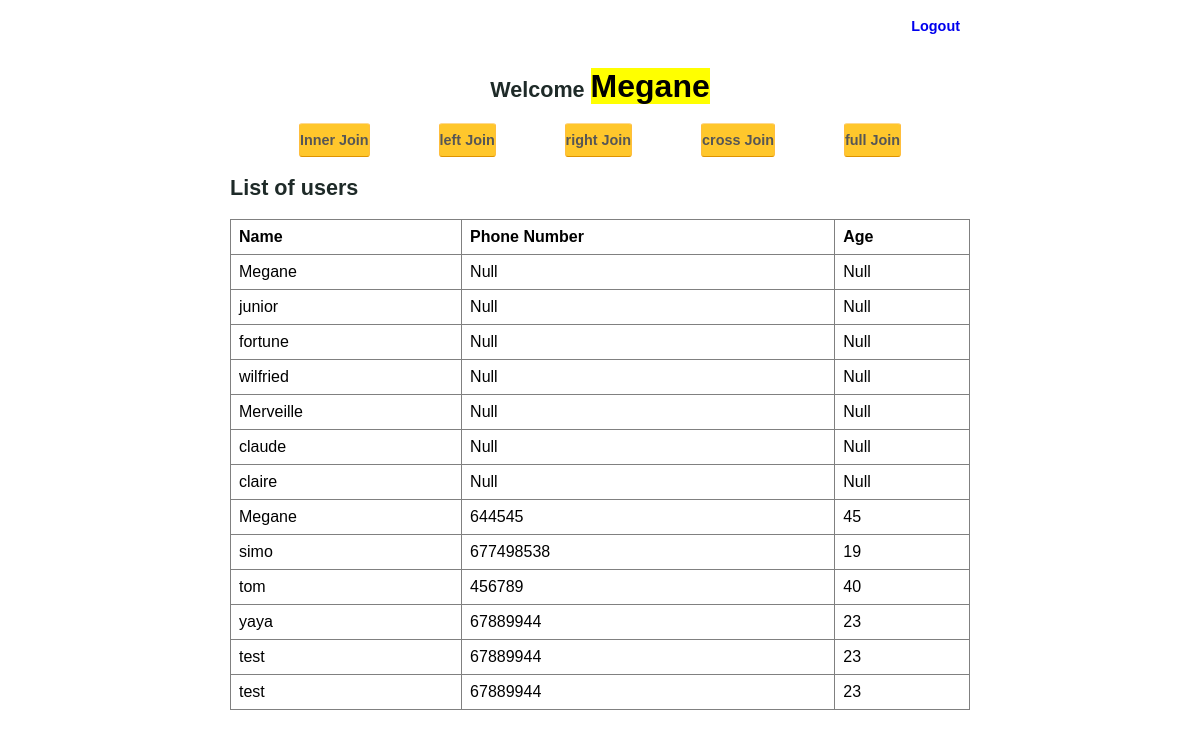
The page /home.php (signed in) on the database its author committed.
### tables this page shows
CREATE TABLE `user` (
  `id_user` int NOT NULL AUTO_INCREMENT,
  `email` varchar(30) NOT NULL,
  `password` varchar(20) NOT NULL,
  `name` varchar(40) NOT NULL,
  `phone` int DEFAULT NULL,
  `age` int DEFAULT NULL,
  PRIMARY KEY (`id_user`)
);

### home.php (the view, shortened to what this page needs)
<?php
if (isset($_SESSION["username"])) {
    $username = $_SESSION["username"];
} else {
    session_unset();
    session_write_close();
    $url = "./index.php";
    header("Location: $url");
}
?>
<HTML>
<HEAD>
<link href="assets/css/phppot-style.css" type="text/css"
	rel="stylesheet" />
<link href="assets/css/user-registration.css" type="text/css"
	rel="stylesheet" />
</HEAD>
<BODY>
	<div class="phppot-container">
		<div class="page-header">
			<span class="login-signup"><a href="logout.php">Logout</a></span>
		</div>
		<h2><div class="page-content">Welcome <mark style='font-size:xx-large'><?php echo $username;?><mark> </div></h2>
        <div >
                <form method="post" action="result.php" class='nav'>
                    <input type="submit" name="inner-join" value="Inner Join"/>
                    <input type="submit" name="left-join" value="left Join"/>
                    <input type="submit" name="right-join" value="right Join"/>
                    <input type="submit" name="cross-join" value="cross Join"/>
                    <input type="submit" name="full-join" value="full Join"/>
        </div>
        <h2>List of users</h2>
        <table border='1'>
            <tr>
                <th>Name</th>
                <th>Phone Number</th>
                <th>Age</th>
            </tr>
            <?php
                $con = mysqli_connect("localhost" ,"root" ,"" ,"facebook");
                $query = mysqli_query($con ,"select * from user");
                while($data = mysqli_fetch_assoc($query)){
                    ?>
                        <tr>
                            <td><?php echo $data['name'];?></td>
                            <td><?php
                            if($data['phone'] == null){
                                echo 'Null';
                            }else{
                                echo $data['phone'];
                            }
                            ?></td>
                            <td><?php
                             if($data['age'] == null){
                                echo 'Null';
                             }else{
                                echo $data['age'];
                             }
                             ?></td>
                        </tr>
                    <?php
                }
            ?>
        </table>
	</div>
</BODY>
</HTML>

### assets/css/phppot-style.css (style rules this page uses)
.phppot-container { -webkit-font-smoothing: antialiased; font-family: Arial, "Helvetica Neue", Helvetica, sans-serif; font-size: .9em; color: #1e2a28; width: 740px; margin: 0 auto; padding: 0px 20px 20px 20px; }
.phppot-container table { border-collapse: collapse; width: 100%; margin-bottom: 30px; }
.phppot-container td, .phppot-container th { text-align: left; padding: 8px; }
input[type=text].phppot-input, .phppot-container input, .phppot-container textarea, .phppot-container select, .phppot-input, .phppot-select { box-sizing: border-box; width: 200px; height: initial; padding: 8px 5px; border: 1px solid #9a9a9a; border-radius: 3px; }
.phppot-container button, .phppot-container input[type=submit] { padding: 8px 0px; font-size: 1em; cursor: pointer; border-radius: 3px; color: #565656; font-weight: bold; background-color: #ffc72c; border-color: #ffd98e #ffbe3d #de9300; }

### assets/css/user-registration.css (style rules this page uses)
.page-header { float: right; }
.login-signup { margin: 10px; text-decoration: none; float: right; }
.login-signup a { text-decoration: none; font-weight: 700; }
.page-content { font-weight: bold; padding-top: 60px; text-align: center; }

### home.php (style rules this page uses)
.nav { border:solid 0px red; display:flex; justify-content:space-evenly; }
.nav input { width:fit-content; padding:10px 20px; }

### rows shown on the page
user: name "Megane", shows "Null"
user: name "junior", shows "Null"
user: name "fortune", shows "Null"
user: name "wilfried", shows "Null"
user: name "Merveille", shows "Null"
user: name "claude", shows "Null"
user: name "claire", shows "Null"
user: name "Megane", phone "644545", age "45"
user: name "simo", phone "677498538", age "19"
user: name "tom", phone "456789", age "40"
user: name "yaya", phone "67889944", age "23"
user: name "test", phone "67889944", age "23"
user: name "test", phone "67889944", age "23"

### other values the page prints
$username "Megane"
